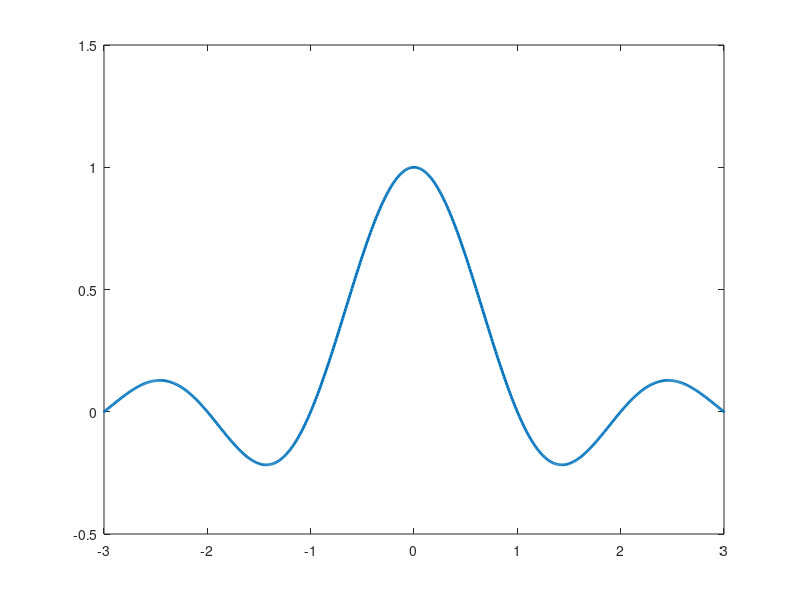

The MATLAB source for this figure:
% logo plot
clc;clear;close all

x = -5:0.01:5;
y = sinc(x);

plot(x,y, 'LineWidth',2)
% axis equal
xlim([-3 3])
ylim([-0.5 1.5])